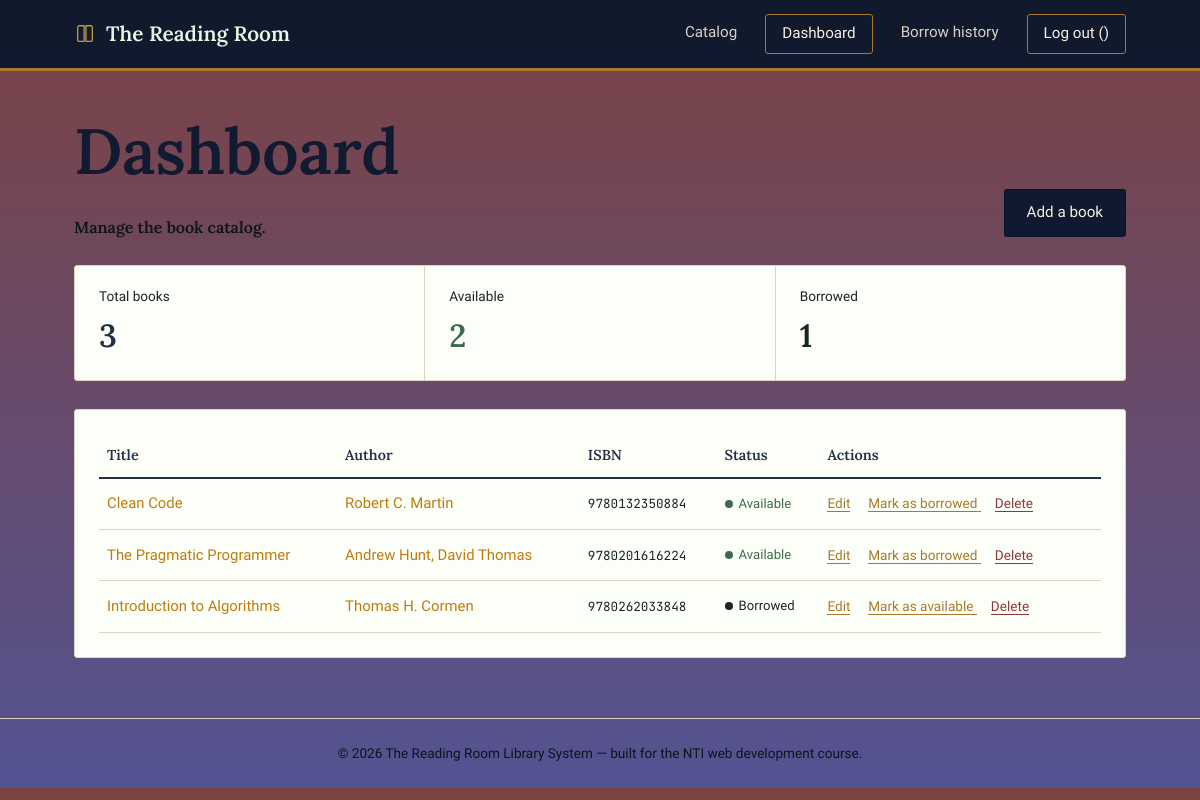
/admin.php (signed in), run on the app's committed database.
### tables this page shows
CREATE TABLE IF NOT EXISTS `books` (
    `id` INT AUTO_INCREMENT PRIMARY KEY,
    `title` VARCHAR(255) NOT NULL,
    `author` VARCHAR(255) NOT NULL,
    `isbn` VARCHAR(50) NOT NULL,
    `status` ENUM('available', 'borrowed') DEFAULT 'available',
    `created_at` TIMESTAMP DEFAULT CURRENT_TIMESTAMP
);

### admin.php (the view, shortened to what this page needs)
<?php
require_once 'db.php';
$total = (int)$pdo->query("SELECT COUNT(*) FROM books")->fetchColumn();
$available = (int)$pdo->query("SELECT COUNT(*) FROM books WHERE status = 'available'")->fetchColumn();
$borrowed = (int)$pdo->query("SELECT COUNT(*) FROM books WHERE status = 'borrowed'")->fetchColumn();
$books = $pdo->query("SELECT * FROM books ORDER BY created_at DESC")->fetchAll();
include 'header.php';
?>
<div class="dashboard-header">
    <div>
        <h1>Dashboard</h1>
        <p style="color: var(--text-muted); margin: 0;">Manage the book catalog.</p>
    </div>
    <a href="add-book.php" class="btn-nav">Add a book</a>
</div>
<div class="ledger">
    <div class="ledger-item">
        <div class="label">Total books</div>
        <div class="value"><?= $total ?></div>
    </div>
    <div class="ledger-item accent-available">
        <div class="label">Available</div>
        <div class="value"><?= $available ?></div>
    </div>
    <div class="ledger-item accent-borrowed">
        <div class="label">Borrowed</div>
        <div class="value"><?= $borrowed ?></div>
    </div>
</div>
<div class="card-table">
    <?php if (empty($books)): ?>
        <p>No books yet — add the first one.</p>
    <?php else: ?>
        <table>
            <thead>
                <tr>
                    <th>Title</th>
                    <th>Author</th>
                    <th>ISBN</th>
                    <th>Status</th>
                    <th>Actions</th>
                </tr>
            </thead>
            <tbody>
                <?php foreach ($books as $b): ?>
                    <?php $isAvailable = $b['status'] === 'available'; ?>
                    <tr>
                        <td data-label="Title"><?= htmlspecialchars($b['title']) ?></td>
                        <td data-label="Author"><?= htmlspecialchars($b['author']) ?></td>
                        <td data-label="ISBN"><code><?= htmlspecialchars($b['isbn']) ?></code></td>
                        <td data-label="Status">
                            <span class="badge <?= $isAvailable ? 'badge-available' : 'badge-borrowed' ?>">
                                <?= $isAvailable ? 'Available' : 'Borrowed' ?>
                            </span>
                        </td>
                        <td data-label="Actions">
                            <a href="edit-book.php?id=<?= (int)$b['id'] ?>" class="btn-sm btn-edit">Edit</a>
                            <a href="admin.php?toggle=<?= (int)$b['id'] ?>" class="btn-sm btn-borrow">
                                Mark as <?= $isAvailable ? 'borrowed' : 'available' ?>
                            </a>
                            <a href="admin.php?delete=<?= (int)$b['id'] ?>" class="btn-sm btn-delete"
                               data-title="<?= htmlspecialchars($b['title']) ?>">Delete</a>
                        </td>
                    </tr>
                <?php endforeach; ?>
            </tbody>
        </table>
    <?php endif; ?>
</div>
<?php include 'footer.php'; ?>

### style.css (style rules this page uses)
:root { --ink: #03142be0; --ink-soft: #2E3A4B; --brass: #A8792B; --brass-light: #C79A4B; --paper: #7a29ad; --card: #fcfff8; --text: #bf7b0e; --text-muted: #01120fe9; --line: #DDD3BE; --success: #3F6B4A; --success-bg: #E7EFE6; --error: #8B3A3A; --error-bg: #F5E7E3; --radius: 3px; }
* { box-sizing: border-box; }
html, body { margin: 0; padding: 0; }
body { background-image: linear-gradient(rgb(124, 66, 66),rgb(83, 83, 146)); color: var(--text); font-family: 'Source Sans 3', -apple-system, BlinkMacSystemFont, 'Segoe UI', sans-serif; font-size: 16px; line-height: 1.55; -webkit-font-smoothing: antialiased; }
h1, h2, h3,p { font-family: 'Lora', Georgia, 'Times New Roman', serif; color: var(--ink); font-weight: 600; line-height: 1.25; margin: 0 0 0.4em; }
h1 { font-size: 4rem; }
a { color: var(--brass); text-decoration: none; }
code { font-family: 'JetBrains Mono', ui-monospace, Menlo, Consolas, monospace; font-size: 0.85em; color: var(--text-muted); }
.card-table { background: var(--card); border: 1px solid var(--line); border-radius: var(--radius); padding: 24px; }
table { width: 100%; border-collapse: collapse; }
thead th { text-align: left; font-family: 'Lora', serif; font-weight: 600; color: var(--ink); font-size: 0.9rem; padding: 10px 8px; border-bottom: 2px solid var(--ink); }
tbody td { padding: 12px 8px; border-bottom: 1px solid var(--line); font-size: 0.93rem; vertical-align: middle; }
.badge { display: inline-flex; align-items: center; gap: 6px; font-size: 0.82rem; padding: 3px 0; }
.badge::before { content: ''; width: 8px; height: 8px; border-radius: 50%; }
.badge-available { color: var(--success); }
.badge-available::before { background: var(--success); }
.badge-borrowed { color: var(--text-muted); }
.badge-borrowed::before { background: var(--text-muted); }
.btn-sm { font-size: 0.85rem; margin-right: 14px; border-bottom: 1px solid transparent; }
.btn-edit { color: var(--brass); border-bottom-color: var(--brass); }
.btn-delete { color: var(--error); border-bottom-color: var(--error); }
.btn-borrow { color: var(--brass); border-bottom-color: var(--brass); }
.dashboard-header { display: flex; justify-content: space-between; align-items: flex-end; margin-bottom: 28px; flex-wrap: wrap; gap: 12px; }
.ledger { display: flex; background: var(--card); border: 1px solid var(--line); border-radius: var(--radius); margin-bottom: 28px; }
.ledger-item { flex: 1; padding: 20px 24px; border-right: 1px solid var(--line); }
.ledger-item:last-child { border-right: none; }
.ledger-item .label { font-size: 0.85rem; color: var(--text-muted); margin-bottom: 4px; }
.ledger-item .value { font-family: 'Lora', serif; font-size: 2rem; font-weight: 600; color: var(--ink); }
.ledger-item.accent-available .value { color: var(--success); }
.ledger-item.accent-borrowed .value { color: var(--text-muted); }
.btn-submit, .btn-nav { display: inline-block; background: var(--ink); color: #F6F1E4; border: 1px solid var(--ink); border-radius: var(--radius); padding: 11px 22px; font-size: 0.95rem; font-family: inherit; cursor: pointer; transition: background 0.15s ease, color 0.15s ease; }

### data on the page
books: title "Clean Code", author "Robert C. Martin", isbn "9780132350884", status "Available"
books: title "The Pragmatic Programmer", author "Andrew Hunt, David Thomas", isbn "9780201616224", status "Available"
books: title "Introduction to Algorithms", author "Thomas H. Cormen", isbn "9780262033848", status "Borrowed"

### other printed values
$total "3"
$available "2"
$borrowed "1"
